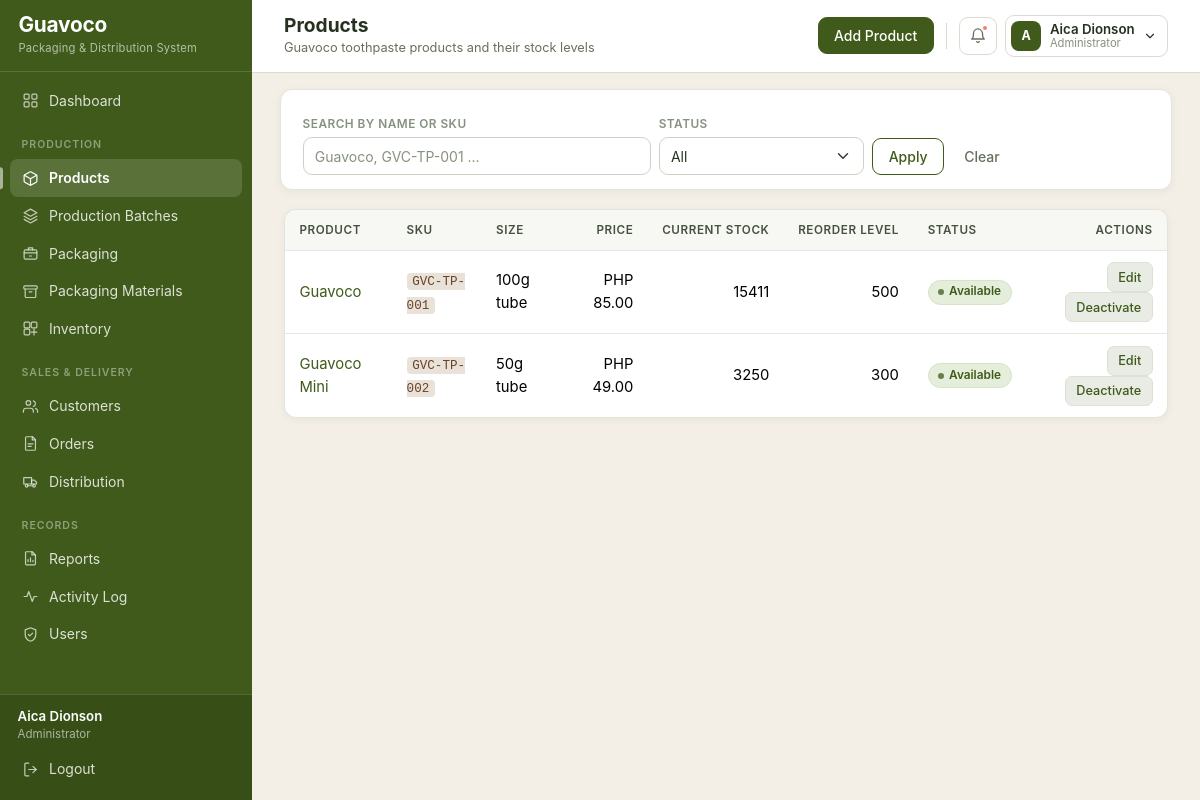
Screenshot of /products/ (signed in) with the database file from the repository.
### core/models.py (models this page shows, shortened)
class Product(models.Model):
    name = models.CharField(max_length=100)
    sku = models.CharField('SKU', max_length=50, unique=True)
    description = models.TextField(blank=True)
    size = models.CharField('Product size', max_length=50, help_text='For example: 100g tube')
    selling_price = models.DecimalField(
        max_digits=10, decimal_places=2, validators=[MinValueValidator(0)]
    )
    reorder_level = models.PositiveIntegerField(
        default=100, help_text='Warn when available stock falls to this level.'
    )
    is_active = models.BooleanField(default=True)
    created_at = models.DateTimeField(auto_now_add=True)
    class Meta:
        ordering = ['name']
    @property
    def current_stock(self):
        total = self.inventory_rows.aggregate(total=models.Sum('quantity_available'))['total']
        return total or 0
    @property
    def is_low_stock(self):
        return self.current_stock <= self.reorder_level
    @property
    def status_label(self):
        if not self.is_active:
            return 'Inactive'
        if self.current_stock == 0:
            return 'Out of Stock'
        if self.is_low_stock:
            return 'Low Stock'
        return 'Available'

### core/views/products.py (the view)
# urls.py: path('products/', products.product_list, name='product_list'),
@login_required
def product_list(request):
    products = Product.objects.all()
    search = request.GET.get('q', '').strip()
    if search:
        products = products.filter(Q(name__icontains=search) | Q(sku__icontains=search))
    status = request.GET.get('status', '')
    if status == 'active':
        products = products.filter(is_active=True)
    elif status == 'inactive':
        products = products.filter(is_active=False)
    context = {
        'page_title': 'Products',
        'products': products,
        'search': search,
        'status': status,
    }
    return render(request, 'products/product_list.html', context)

### core/context_processors.py (called while the page is built)
def user_role(request):
    if not hasattr(request, 'user'):
        return {}
    admin = is_administrator(request.user)
    url_name = getattr(request.resolver_match, 'url_name', '') if request.resolver_match else ''
    return {
        'is_admin': admin,
        'user_role': 'Administrator' if admin else 'Staff',
        'page_subtitle': PAGE_SUBTITLES.get(url_name, ''),
    }

def alerts(request):
    if not hasattr(request, 'user') or not request.user.is_authenticated:
        return {}
    from .models import Inventory, PackagingMaterial, Product
    low_products = [p for p in Product.objects.filter(is_active=True) if p.is_low_stock]
    low_materials = [m for m in PackagingMaterial.objects.filter(is_active=True)
                     if m.is_low_stock]
    today = timezone.localdate()
    expiring = list(
        Inventory.objects.filter(
            quantity_available__gt=0,
            expiration_date__lte=today + timedelta(days=30),
        ).select_related('batch', 'product').order_by('expiration_date')[:5]
    )
    return {
        'alert_low_products': low_products[:5],
        'alert_low_materials': low_materials[:5],
        'alert_expiring': expiring,
        'alert_count': len(low_products) + len(low_materials) + len(expiring),
    }

### core/models.py (called while the page is built)
def expiry_state_for(expiration_date):
    if expiration_date is None:
        return 'Safe'
    days_left = (expiration_date - timezone.localdate()).days
    if days_left < 0:
        return 'Expired'
    if days_left <= 30:
        return 'Expiring in 30 Days'
    if days_left <= 60:
        return 'Expiring in 60 Days'
    return 'Safe'

    @property
    def is_low_stock(self):
        return self.quantity_available <= self.reorder_level

    @property
    def expiry_state(self):
        return expiry_state_for(self.expiration_date)

### core/permissions.py (called while the page is built)
def is_administrator(user):
    return user.is_authenticated and (
        user.is_superuser or user.groups.filter(name=ADMIN_GROUP).exists()
    )

### core/templatetags/guavoco_extras.py (called while the page is built)
@register.filter
def badge(status):
    return BADGE_TONES.get(str(status), 'neutral')

### templates/products/product_list.html (shortened to what this page needs)
{% extends "base.html" %}
{% load guavoco_extras %}
{% block header_actions %}
    {% if is_admin %}
        <a href="{% url 'product_create' %}" class="btn btn-guava">Add Product</a>
    {% endif %}
{% endblock %}
{% block content %}
<form method="get" class="filter-bar row g-2 align-items-end">
    <div class="col-md-5">
        <label class="form-label small mb-1">Search by name or SKU</label>
        <input type="text" name="q" value="{{ search }}" class="form-control"
               placeholder="Guavoco, GVC-TP-001 ...">
    </div>
    <div class="col-md-3">
        <label class="form-label small mb-1">Status</label>
        <select name="status" class="form-select">
            <option value="">All</option>
        </select>
    </div>
    <div class="col-md-4">
        <button type="submit" class="btn btn-outline-guava">Apply</button>
        <a href="{% url 'product_list' %}" class="btn btn-link">Clear</a>
    </div>
</form>
<div class="table-scroll">
    <table class="table table-hover align-middle">
        <thead>
            <tr>
                <th>Product</th>
                <th>SKU</th>
                <th>Size</th>
                <th class="text-end">Price</th>
                <th class="text-end">Current Stock</th>
                <th class="text-end">Reorder Level</th>
                <th>Status</th>
                <th class="text-end">Actions</th>
            </tr>
        </thead>
        <tbody>
            {% for product in products %}
                <tr>
                    <td>
                        <a href="{% url 'product_detail' product.pk %}">{{ product.name }}</a>
                    </td>
                    <td><code>{{ product.sku }}</code></td>
                    <td>{{ product.size }}</td>
                    <td class="text-end">PHP {{ product.selling_price|floatformat:2 }}</td>
                    <td class="text-end">{{ product.current_stock }}</td>
                    <td class="text-end">{{ product.reorder_level }}</td>
                    <td>
                        {% include "components/status_badge.html" with status=product.status_label %}
                    </td>
                    <td class="text-end">
                        {% if is_admin %}
                            <a href="{% url 'product_update' product.pk %}"
                               class="btn btn-sm btn-outline-secondary">Edit</a>
                            <a href="{% url 'product_toggle' product.pk %}"
                               class="btn btn-sm btn-outline-secondary">
                                {% if product.is_active %}Deactivate{% else %}Activate{% endif %}
                            </a>
                        {% else %}
                            <span class="text-muted small">View only</span>
                        {% endif %}
                    </td>
                </tr>
            {% empty %}
                <tr>
                    <td colspan="8" class="empty-state">
                        No products found. {% if is_admin %}Add one to get started.{% endif %}
                    </td>
                </tr>
            {% endfor %}
        </tbody>
    </table>
</div>
{% endblock %}

### templates/base.html (shortened to what this page needs)
{% load static %}
<!DOCTYPE html>
<html lang="en">
<head>
    <link rel="stylesheet" href="{% static 'vendor/bootstrap.min.css' %}">
    <link rel="stylesheet" href="{% static 'css/guavoco-theme.css' %}">
</head>
<body>
<nav class="sidebar">
    <div class="brand">
        <div>
            <div class="brand-name">Guavoco</div>
            <small class="brand-subtitle">Packaging &amp; Distribution System</small>
        </div>
    </div>
    <div class="collapse sidebar-body" id="sidebarBody">
        <ul class="nav flex-column sidebar-menu">
            <li class="nav-item">
                <a class="nav-link {% if request.resolver_match.url_name == 'dashboard' %}active{% endif %}"
                   href="{% url 'dashboard' %}">
                    <svg class="gv-icon"><use href="#i-grid"></use></svg> Dashboard
                </a>
            </li>
            <li class="nav-section">Production</li>
            <li class="nav-item">
                <a class="nav-link {% if 'product' in request.resolver_match.url_name %}active{% endif %}"
                   href="{% url 'product_list' %}">
                    <svg class="gv-icon"><use href="#i-package"></use></svg> Products
                </a>
            </li>
            <li class="nav-item">
                <a class="nav-link {% if 'batch' in request.resolver_match.url_name %}active{% endif %}"
                   href="{% url 'batch_list' %}">
                    <svg class="gv-icon"><use href="#i-layers"></use></svg> Production Batches
                </a>
            </li>
            <li class="nav-item">
                <a class="nav-link {% if 'packaging' in request.resolver_match.url_name %}active{% endif %}"
                   href="{% url 'packaging_list' %}">
                    <svg class="gv-icon"><use href="#i-box"></use></svg> Packaging
                </a>
            </li>
            <li class="nav-item">
                <a class="nav-link {% if 'material' in request.resolver_match.url_name %}active{% endif %}"
                   href="{% url 'material_list' %}">
                    <svg class="gv-icon"><use href="#i-archive"></use></svg> Packaging Materials
                </a>
            </li>
            <li class="nav-item">
                <a class="nav-link {% if 'inventory' in request.resolver_match.url_name %}active{% endif %}"
                   href="{% url 'inventory_list' %}">
                    <svg class="gv-icon"><use href="#i-inventory"></use></svg> Inventory
                </a>
            </li>
            <li class="nav-section">Sales &amp; Delivery</li>
            <li class="nav-item">
                <a class="nav-link {% if 'customer' in request.resolver_match.url_name %}active{% endif %}"
                   href="{% url 'customer_list' %}">
                    <svg class="gv-icon"><use href="#i-users"></use></svg> Customers
                </a>
            </li>
            <li class="nav-item">
                <a class="nav-link {% if 'order' in request.resolver_match.url_name %}active{% endif %}"
                   href="{% url 'order_list' %}">
                    <svg class="gv-icon"><use href="#i-orders"></use></svg> Orders
                </a>
            </li>
            <li class="nav-item">
                <a class="nav-link {% if 'distribut' in request.resolver_match.url_name or 'delivery' in request.resolver_match.url_name %}active{% endif %}"
                   href="{% url 'distribution_list' %}">
                    <svg class="gv-icon"><use href="#i-truck"></use></svg> Distribution
                </a>
            </li>
            <li class="nav-section">Records</li>
            <li class="nav-item">
                <a class="nav-link {% if 'report' in request.resolver_match.url_name or 'traceability' in request.resolver_match.url_name %}active{% endif %}"
                   href="{% url 'report_index' %}">
                    <svg class="gv-icon"><use href="#i-report"></use></svg> Reports
                </a>
            </li>
            <li class="nav-item">
                <a class="nav-link {% if request.resolver_match.url_name == 'activity_log' %}active{% endif %}"
                   href="{% url 'activity_log' %}">
                    <svg class="gv-icon"><use href="#i-activity"></use></svg> Activity Log
                </a>
            </li>
            {% if is_admin %}
                <li class="nav-item">
                    <a class="nav-link {% if 'user' in request.resolver_match.url_name %}active{% endif %}"
                       href="{% url 'user_list' %}">
                        <svg class="gv-icon"><use href="#i-shield"></use></svg> Users
                    </a>
                </li>
            {% endif %}
        </ul>
        <div class="sidebar-footer">
            <div class="px-2">
                <div class="account-name">{{ user.get_full_name|default:user.username }}</div>
                <div class="account-role">{{ user_role }}</div>
            </div>
            <form method="post" action="{% url 'logout' %}">
                <button type="submit" class="nav-link">
                    <svg class="gv-icon"><use href="#i-logout"></use></svg> Logout
                </button>
            </form>
        </div>
    </div>
</nav>
<div class="app-shell">
    <header class="topbar">
        <div class="topbar-titles">
            <h1 class="page-title">{% block heading %}{{ page_title }}{% endblock %}</h1>
            {% block subtitle %}
                {% if page_subtitle %}<p class="page-subtitle">{{ page_subtitle }}</p>{% endif %}
            {% endblock %}
        </div>
        <div class="topbar-actions">
            {% block header_actions %}{% endblock %}
            <div class="dropdown">
                <a class="topbar-bell" href="#" role="button" data-bs-toggle="dropdown"
                   aria-expanded="false" aria-label="Notifications">
                    <svg class="gv-icon"><use href="#i-bell"></use></svg>
                    {% if alert_count %}<span class="bell-dot"></span>{% endif %}
                </a>
            </div>
            <div class="dropdown">
                <a class="user-chip" href="#" role="button" data-bs-toggle="dropdown"
                   aria-expanded="false">
                    <span class="user-avatar">
                        {{ user.get_full_name|default:user.username|slice:":1"|upper }}
                    </span>
                    <span>
                        <span class="user-name d-block">
                            {{ user.get_full_name|default:user.username }}
                        </span>
                        <span class="user-role d-block">{{ user_role }}</span>
                    </span>
                    <svg class="gv-icon" style="width:14px;height:14px;">
                        <use href="#i-chevron-down"></use></svg>
                </a>
            </div>
        </div>
    </header>
    <main class="main-content">
        {% block content %}{% endblock %}
    </main>
</div>
</body>
</html>

### templates/components/status_badge.html (shortened to what this page needs)
{% load guavoco_extras %}<span class="gv-badge gv-badge--{{ status|badge }}">{{ status }}</span>

### rows the page displays
Product: name "Guavoco", sku "GVC-TP-001", size "100g tube", selling_price "85.00", current_stock "15411", reorder_level "500", status "Available", is_active "Deactivate"
Product: name "Guavoco Mini", sku "GVC-TP-002", size "50g tube", selling_price "49.00", current_stock "3250", reorder_level "300", status "Available", is_active "Deactivate"

### other values shown
{{ user.get_full_name|default:user.username }} "Aica Dionson"
{{ user_role }} "Administrator"
{{ page_title }} "Products"
{{ page_subtitle }} "Guavoco toothpaste products and their stock levels"
{{ user.get_full_name|default:user.username|slice:":1"|upper }} "A"
